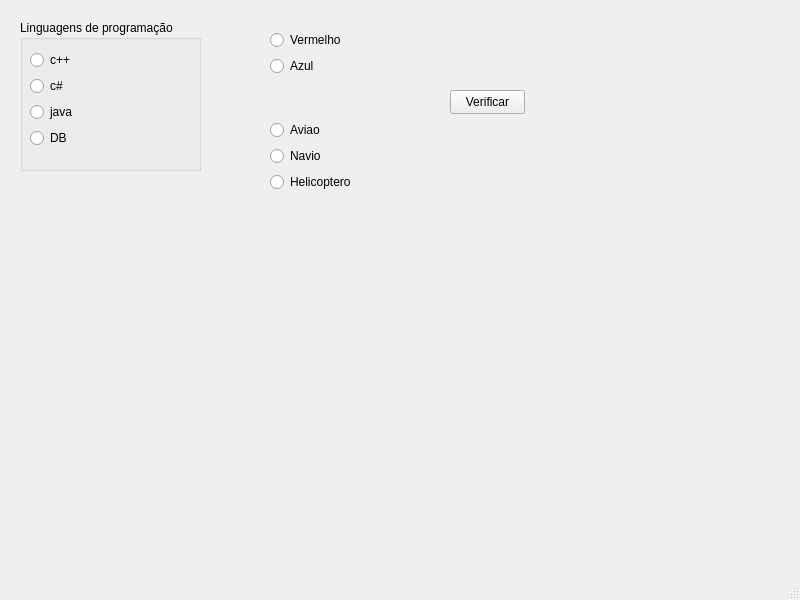
<?xml version="1.0" encoding="UTF-8"?>
<ui version="4.0">
 <class>MainWindow</class>
 <widget class="QMainWindow" name="MainWindow">
  <property name="geometry">
   <rect>
    <x>0</x>
    <y>0</y>
    <width>800</width>
    <height>600</height>
   </rect>
  </property>
  <property name="windowTitle">
   <string>MainWindow</string>
  </property>
  <widget class="QWidget" name="centralwidget">
   <widget class="QGroupBox" name="groupBox">
    <property name="geometry">
     <rect>
      <x>20</x>
      <y>20</y>
      <width>181</width>
      <height>151</height>
     </rect>
    </property>
    <property name="title">
     <string>Linguagens de programação</string>
    </property>
    <widget class="QWidget" name="">
     <property name="geometry">
      <rect>
       <x>10</x>
       <y>30</y>
       <width>91</width>
       <height>100</height>
      </rect>
     </property>
     <layout class="QVBoxLayout" name="verticalLayout">
      <item>
       <widget class="QRadioButton" name="Cplusplus">
        <property name="text">
         <string>c++</string>
        </property>
       </widget>
      </item>
      <item>
       <widget class="QRadioButton" name="CSharp">
        <property name="text">
         <string>c#</string>
        </property>
       </widget>
      </item>
      <item>
       <widget class="QRadioButton" name="Java">
        <property name="text">
         <string>java</string>
        </property>
       </widget>
      </item>
      <item>
       <widget class="QRadioButton" name="BancoDados">
        <property name="text">
         <string>DB</string>
        </property>
       </widget>
      </item>
     </layout>
    </widget>
   </widget>
   <widget class="QPushButton" name="pushButton">
    <property name="geometry">
     <rect>
      <x>450</x>
      <y>90</y>
      <width>75</width>
      <height>24</height>
     </rect>
    </property>
    <property name="text">
     <string>Verificar</string>
    </property>
   </widget>
   <widget class="QWidget" name="">
    <property name="geometry">
     <rect>
      <x>270</x>
      <y>120</y>
      <width>87</width>
      <height>74</height>
     </rect>
    </property>
    <layout class="QVBoxLayout" name="verticalLayout_5">
     <item>
      <widget class="QRadioButton" name="Aviao">
       <property name="text">
        <string>Aviao</string>
       </property>
      </widget>
     </item>
     <item>
      <widget class="QRadioButton" name="Navio">
       <property name="text">
        <string>Navio</string>
       </property>
      </widget>
     </item>
     <item>
      <widget class="QRadioButton" name="Helicop">
       <property name="text">
        <string>Helicoptero</string>
       </property>
      </widget>
     </item>
    </layout>
   </widget>
   <widget class="QWidget" name="">
    <property name="geometry">
     <rect>
      <x>270</x>
      <y>30</y>
      <width>75</width>
      <height>48</height>
     </rect>
    </property>
    <layout class="QVBoxLayout" name="verticalLayout_2">
     <item>
      <widget class="QRadioButton" name="Cor_vermelho">
       <property name="text">
        <string>Vermelho</string>
       </property>
      </widget>
     </item>
     <item>
      <widget class="QRadioButton" name="Cor_Azul">
       <property name="text">
        <string>Azul</string>
       </property>
      </widget>
     </item>
    </layout>
   </widget>
  </widget>
  <widget class="QMenuBar" name="menubar">
   <property name="geometry">
    <rect>
     <x>0</x>
     <y>0</y>
     <width>800</width>
     <height>22</height>
    </rect>
   </property>
  </widget>
  <widget class="QStatusBar" name="statusbar"/>
 </widget>
 <resources/>
 <connections/>
</ui>
